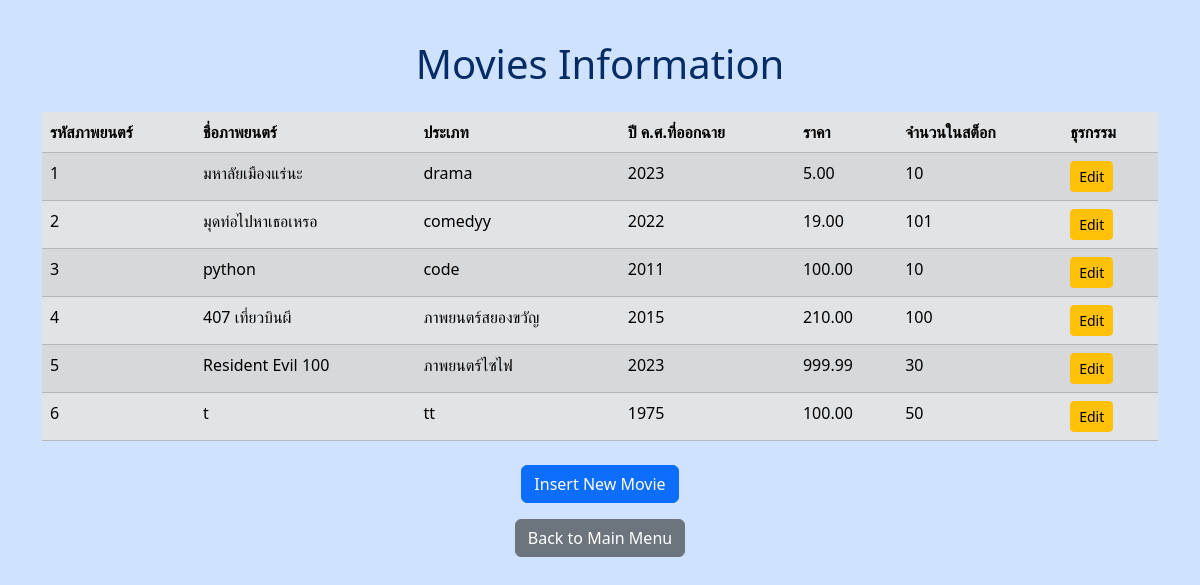
The app's page /movies.php with its own data.
### tables this page shows
CREATE TABLE `movies` (
  `MovieID` int(11) NOT NULL,
  `Title` varchar(50) DEFAULT NULL,
  `Genre` varchar(50) DEFAULT NULL,
  `ReleaseYear` year(4) DEFAULT NULL,
  `Price` decimal(5,2) DEFAULT NULL,
  `StockQuantity` int(10) UNSIGNED DEFAULT NULL
);

### movies.php (the view, shortened to what this page needs)
<!DOCTYPE html>
<html lang="en">
<head>
    <link href="https://cdn.jsdelivr.net/npm/bootstrap@5.3.3/dist/css/bootstrap.min.css" rel="stylesheet">
</head>
<body class="p-3 mb-2 bg-primary-subtle text-primary-emphasis">
    <div class="container mt-4">
        <h1 class="text-center mb-4">Movies Information</h1>
        <?php
            require 'conn.php';
            $sql = "SELECT * FROM movies";
            $result = $conn->query($sql);
        ?>
        <table class="table table-secondary table-striped table-hover">
            <thead class="thead-dark">
                <tr>
                    <th>รหัสภาพยนตร์</th>
                    <th>ชื่อภาพยนตร์</th>
                    <th>ประเภท</th>
                    <th>ปี ค.ศ.ที่ออกฉาย</th>
                    <th>ราคา</th>
                    <th>จำนวนในสต็อก</th>
                    <th>ธุรกรรม</th>
                </tr>
            </thead>
            <tbody>
                <?php
                    if ($result->num_rows > 0) {
                        while($row = $result->fetch_assoc()) {
                            echo "<tr>
                                    <td>" . $row["MovieID"] . "</td>
                                    <td>" . $row["Title"] . "</td>
                                    <td>" . $row["Genre"] . "</td>
                                    <td>" . $row["ReleaseYear"] . "</td>
                                    <td>" . $row["Price"] . "</td>
                                    <td>" . $row["StockQuantity"] . "</td>
                                    <td>
                                        <a href='editmovie.php?MovieID=" . $row["MovieID"] . "' class='btn btn-sm btn-warning'>Edit</a>
                                    </td>
                                  </tr>";
                        }
                    } else {
                        echo "<tr><td colspan='7' class='text-center'>No results found</td></tr>";
                    }
                ?>
            </tbody>
        </table>
        <div class="text-center mt-4">
            <a href='insertmovie.php' class='btn btn-primary'>Insert New Movie</a>
        </div>
        <div class="text-center mt-3">
            <a href='mainmenu.php' class='btn btn-secondary'>Back to Main Menu</a>
        </div>
    </div>
</body>
</html>

### records on screen
movies: MovieID "1", Title "มหาลัยเมืองแร่นะ", Genre "drama", ReleaseYear "2023", Price "5.00", StockQuantity "10"
movies: MovieID "2", Title "มุดท่อไปหาเธอเหรอ", Genre "comedyy", ReleaseYear "2022", Price "19.00", StockQuantity "101"
movies: MovieID "3", Title "python", Genre "code", ReleaseYear "2011", Price "100.00", StockQuantity "10"
movies: MovieID "4", Title "407 เที่ยวบินผี", Genre "ภาพยนตร์สยองขวัญ", ReleaseYear "2015", Price "210.00", StockQuantity "100"
movies: MovieID "5", Title "Resident Evil 100", Genre "ภาพยนตร์ไซไฟ", ReleaseYear "2023", Price "999.99", StockQuantity "30"
movies: MovieID "6", Title "t", Genre "tt", ReleaseYear "1975", Price "100.00", StockQuantity "50"
